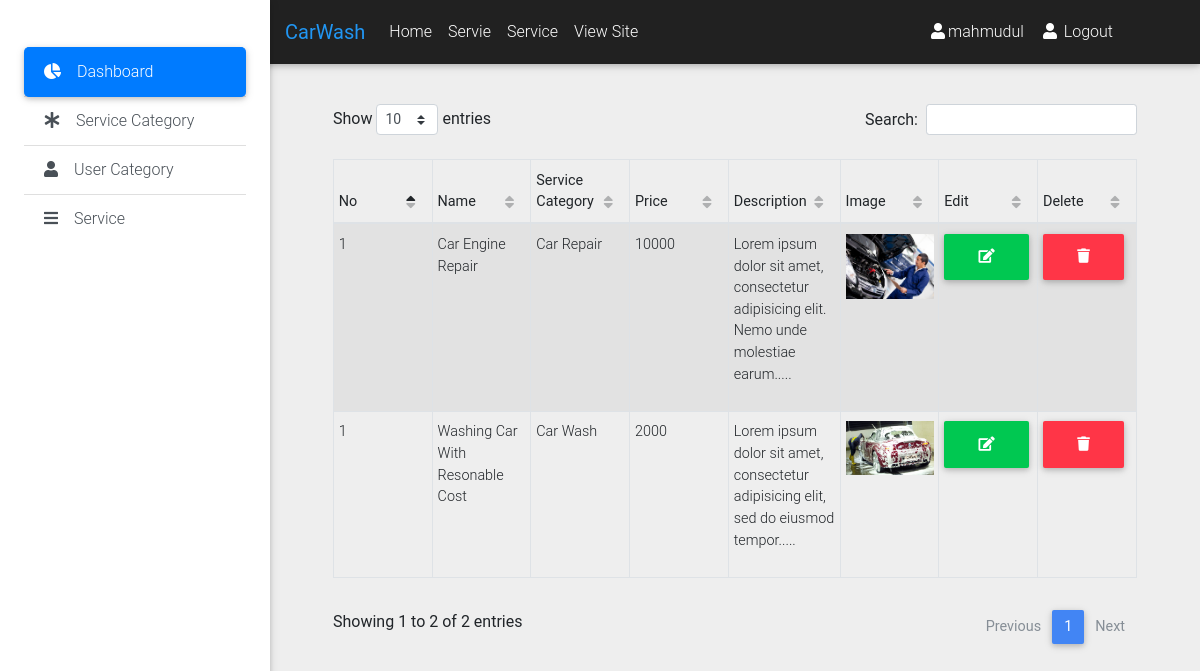
/admin/service.php (signed in), run on the app's committed database.
### tables this page shows
CREATE TABLE `services` (
  `id` int(11) UNSIGNED NOT NULL,
  `name` varchar(150) NOT NULL,
  `location` varchar(150) NOT NULL,
  `phone` varchar(15) NOT NULL,
  `category_id` int(10) UNSIGNED NOT NULL,
  `user_id` int(10) UNSIGNED NOT NULL,
  `description` text NOT NULL,
  `price` varchar(20) NOT NULL,
  `image` varchar(255) NOT NULL,
  `date` timestamp NOT NULL DEFAULT CURRENT_TIMESTAMP
);

CREATE TABLE `categories` (
  `id` int(11) UNSIGNED NOT NULL,
  `name` varchar(140) NOT NULL
);

### classes/Service.php (called while the page is built, shortened)
<?php
	$filepath=realpath(dirname(__FILE__));
	include_once ($filepath.'/../lib/Database.php');
	include_once ($filepath.'/../helpers/Format.php') ;
	include_once 'Category.php';
?>
<?php
	class Service
	{
		private $db;
		function __construct(){
			$this->db=new Database();
		}
		public function getAllService(){
			$query="SELECT services.*,
					categories.name as cat_name,
					categories.id as cat_id
					FROM services
					INNER JOIN categories
					on services.category_id = categories.id
					order by services.id desc";
	   		$result=$this->db->select($query);
	   		return $result;
		}
	}
?>

### lib/Database.php (called while the page is built, shortened)
<?php
    $filepath=realpath(dirname(__FILE__));
    Class Database{
     public $host   = DB_HOST;
     public $user   = DB_USER;
     public $pass   = DB_PASS;
     public $dbname = DB_NAME;
     public $link;
    private function connectDB(){
     $this->link = new mysqli($this->host, $this->user, $this->pass,
      $this->dbname);
     }
    public function select($query){
      $result = $this->link->query($query) or
       die($this->link->error.__LINE__);
      if($result->num_rows > 0){
        return $result;
      } else {
        return false;
      }
     }
    }

### classes/Category.php (called while the page is built, shortened)
<?php
	$filepath=realpath(dirname(__FILE__));
	include_once ($filepath.'/../lib/Database.php');
	include_once ($filepath.'/../helpers/Format.php') ;
?>

### helpers/Format.php (called while the page is built, shortened)
<?php
class Format
{
    public function textShorten($text, $limit = 400){
        $text = $text. " ";
        $text = substr($text, 0, $limit);
        $text = substr($text, 0, strrpos($text, ' '));
        $text = $text.".....";
        return $text;
    }
}
?>

### admin/service.php (the view, shortened to what this page needs)
	<?php include 'inc/header.php'; ?>
	<?php include 'inc/top_nav.php'; ?>
	<?php include 'inc/side_nav.php'; ?>
<main class="pt-5 mx-lg-5">
	<div class="container">
		<div class="row">
			<div class="col-md-12 pt-5 mb-3">
				<table  id="dtBasicExample" class="table table-striped table-bordered table-sm mt-2" cellspacing="0" width="100%">
					<thead>
						<tr>
	                        <th class="th-sm">No</th>
	                        <th class="th-sm">Name</th>
	                        <th class="th-sm">Service Category</th>
	                        <th class="th-sm">Price</th>
	                        <th class="th-sm">Description</th>
	                        <th class="th-sm">Image</th>
	                        <th class="th-sm">Edit</th>
	                        <th class="th-sm">Delete</th>
	                    </tr>
					</thead>
					<tbody>
						<tr>
						<?php
							$i = 0;
							$result=$service->getAllService();
					        if($result){
					        	$i++;
					        	while($value=$result->fetch_assoc()) {
					    ?>
					    	<td><?php echo($i) ?></td>
					    	<td><?php echo($value['name']); ?></td>
					    	<td><?php echo($value['cat_name']); ?></td>
					    	<td><?php echo($value['price']); ?></td>
					    	<td><?php echo htmlspecialchars_decode($fm->textShorten($value['description'],100)); ?></td>
					    	<td>
					    		<img
					    		src="upload/<?php echo($value['image']); ?>"
					    		alt="<?php echo($value['name']); ?>"
					    		class="img-fluid" style="width: 150px;">
					    	</td>
					    	<td>
					    		<a href="edit_service.php?id=<?php echo $value['id'] ;?>" class="btn btn-success">
					    			<i class="fas fa-edit"></i>
					    		</a>
					    	</td>
					    	<td>
					    		<a onclick="return confirm('Are You Sure');" href="delete_service.php?id=<?php echo $value['id'] ;?>" class="btn btn-danger">
					    			<i class="fas fa-trash"></i>
					    		</a>
					    	</td>
						</tr>
						<?php } } ?>
					</tbody>
				</table>
			</div>
		</div>
	</div>
</main>
	<?php include 'inc/footer.php'; ?>

### data on the page
services: i "1", name "Car Engine Repair", category.name "Car Repair", price "10000", description "Lorem ipsum dolor sit amet, consectetur adipisicing elit. Nemo unde molestiae earum.....", image (picture)
services: i "1", name "Washing Car With Resonable Cost", category.name "Car Wash", price "2000", description "Lorem ipsum dolor sit amet, consectetur adipisicing elit, sed do eiusmod tempor.....", image (picture)

### other printed values
APPNAME "CarWash"
Session::get('adminName') "mahmudul"
